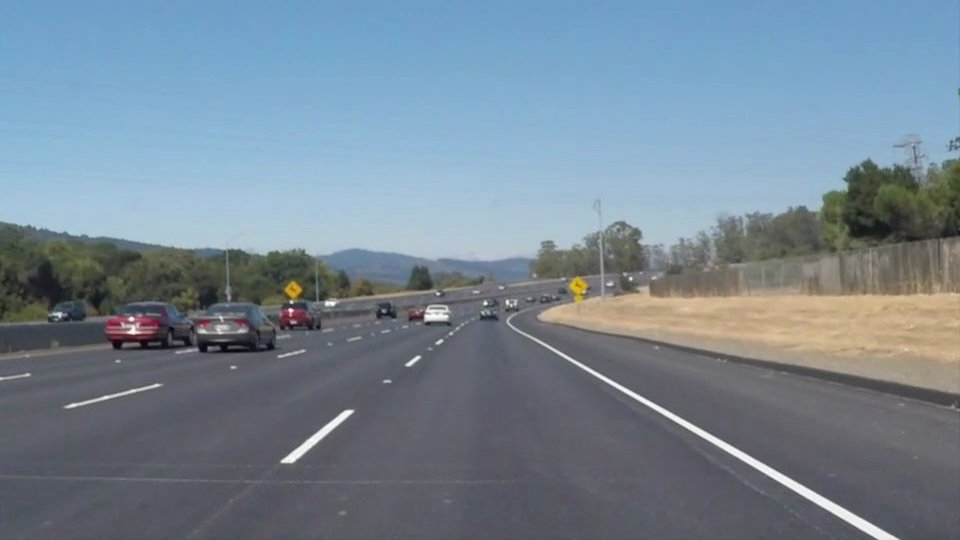
#> input picture LineDetection/code/solidWhiteCurve.jpg, 960 x 540 px
$ python Laplacian2.py   (older library calls are emulated)
#> lines starting #> are read from the running program, lines starting #| are printed output that depends on the picture
#가우시안 블러 off Laplacian 알고리즘

import cv2 # opencv 사용
import numpy as np

img = cv2.imread('solidWhiteCurve.jpg', cv2.IMREAD_GRAYSCALE)
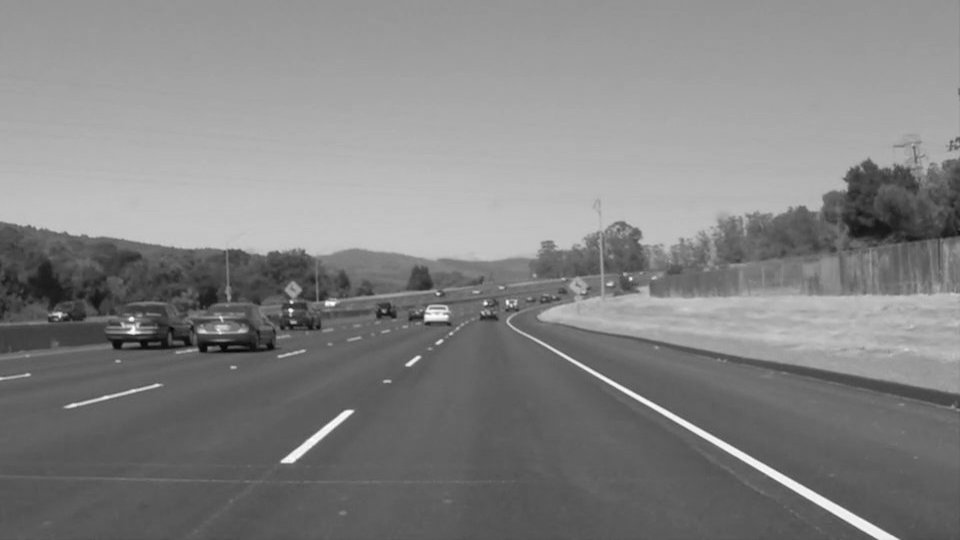
#> img: shape (540, 960); min 5, max 255, mean 131.2
height, width = img.shape[:2]
#> height = 540; width = 960


Laplacian_img = cv2.Laplacian(img,cv2.CV_8U, ksize=5)
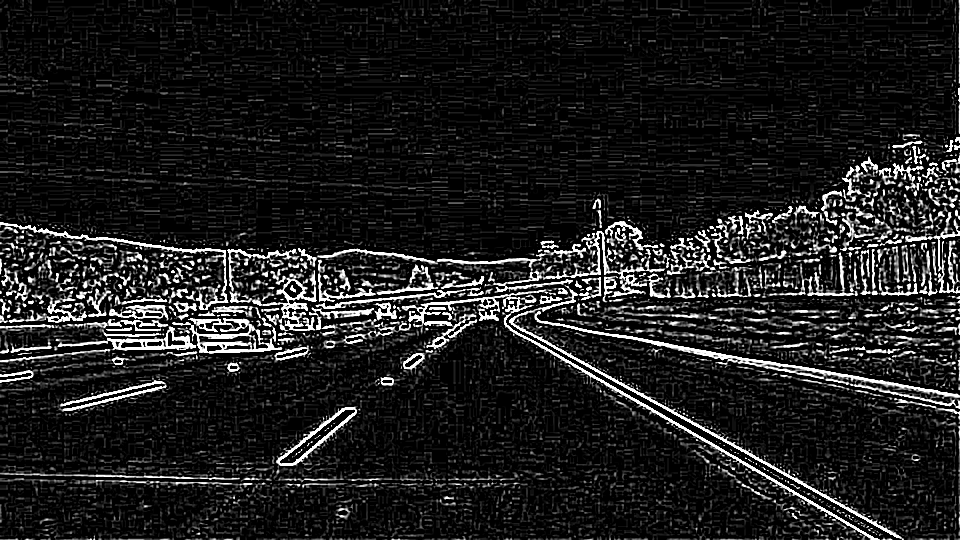
#> Laplacian_img: shape (540, 960); min 0, max 255, mean 29.9

cv2.imshow('img', img)
cv2.imshow('Laplacian_img', Laplacian_img)
cv2.waitKey()

cv2.destroyAllWindows()
